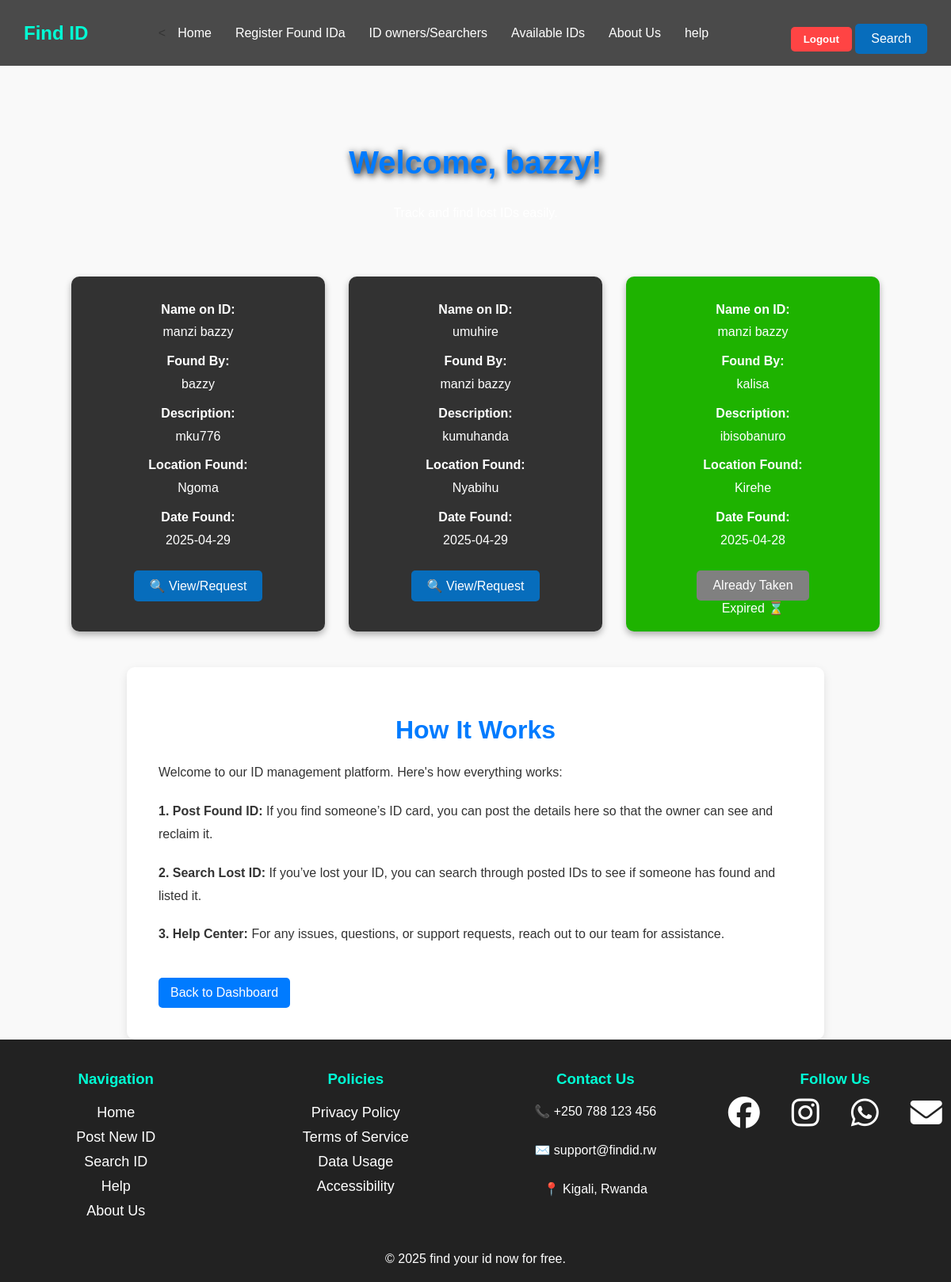
Page /dash.php (signed in) on the committed database.
### tables this page shows
CREATE TABLE `found_ids` (
  `id` int(11) NOT NULL,
  `full_name` varchar(100) DEFAULT NULL,
  `id_number` varchar(50) DEFAULT NULL,
  `category` varchar(50) DEFAULT NULL,
  `image` varchar(255) DEFAULT NULL,
  `location_found` varchar(100) DEFAULT NULL,
  `date_found` date DEFAULT NULL,
  `posted_by` varchar(100) DEFAULT NULL,
  `created_at` timestamp NOT NULL DEFAULT current_timestamp(),
  `phone_number` int(255) NOT NULL,
  `description` varchar(255) NOT NULL,
  `is_taken` tinyint(1) DEFAULT 0,
  `taken_at` timestamp NOT NULL DEFAULT current_timestamp()
);

### dash.php (the view, shortened to what this page needs)
<?php
$conn = new mysqli("localhost", "root", "", "find_id");
$sql = "SELECT * FROM found_ids ORDER BY id DESC";
$result = $conn->query($sql);
?>
<!DOCTYPE html>
<html lang="en">
<head>
</head>
<body>
<div class="background-slideshow">
</div>
<nav>
    <div class="logo">Find ID</div>
    <ul>
        < <li><a href="dashboard.php">Home</a></li>
        <li><a href="post_found_id.php">Register Found IDa</a></li>
        <li><a href="seeki_records.php">ID owners/Searchers</a></li>
        <li><a href="dash.php">Available IDs</a></li>
        <li><a href="#">About Us</a></li>
        <li><a href="#">help</a></li>
    </ul>
    <form action="logout.php" method="POST">
        <button class="logout-btn" type="submit">Logout</button>
        <a href="search_id.php" class="card-button">Search</a>
    </form>
</nav>
<div class="welcome-section">
    <h1>Welcome, <?php echo htmlspecialchars($_SESSION['user_name']); ?>!</h1>
    <p>Track and find lost IDs easily.</p>
</div>
<div class="dashboard-icons">
    <?php if ($result->num_rows > 0): ?>
        <?php while ($row = $result->fetch_assoc()): ?>
            <?php $is_taken = $row['is_taken']; ?>
            <div class="card <?= $is_taken ? 'taken-card' : '' ?>" id="card-<?= $row['id'] ?>">
                <p><strong>Name on ID:</strong><br><?= htmlspecialchars($row['full_name']) ?></p>
                <p><strong>Found By:</strong><br><?= htmlspecialchars($row['posted_by']) ?></p>
                <p><strong>Description:</strong><br><?= htmlspecialchars($row['description']) ?></p>
                <?php if (!empty($row['location_found'])): ?>
                    <p><strong>Location Found:</strong><br><?= htmlspecialchars($row['location_found']) ?></p>
                <?php endif; ?>
                <?php if (!empty($row['date_found'])): ?>
                    <p><strong>Date Found:</strong><br><?= htmlspecialchars($row['date_found']) ?></p>
                <?php endif; ?>
                <?php if ($is_taken): ?>
                    <button class="card-button disabled">Already Taken</button>
                    <div id="countdown-<?= $row['id'] ?>"></div>
                <?php else: ?>
                    <a href="verfy.php?id=<?= htmlspecialchars($row['id']) ?>" class="card-button">🔍 View/Request</a>
                <?php endif; ?>
            </div>
        <?php endwhile; ?>
    <?php else: ?>
        <p style="text-align:center; color:white;">❗ No ID posts yet.</p>
    <?php endif; ?>
</div>
<?php include 'find/index.php'; ?>
<?php include 'footer.php'; ?>
</body>
</html>

### dash.php (style rules this page uses)
body { margin: 0; font-family: 'Segoe UI', sans-serif; height: 100vh; overflow-x: hidden; background-color: #f0f2f5; }
.background-slideshow { position: fixed; top: 0; left: 0; width: 100%; height: 100%; z-index: -1; }
nav { background-color: rgba(0, 0, 0, 0.7); padding: 15px 30px; display: flex; justify-content: space-between; align-items: center; }
nav .logo { font-size: 24px; font-weight: bold; color: #00ffd5; }
nav ul { list-style-type: none; display: flex; margin: 0; padding: 0; }
nav ul li { margin: 0 15px; }
nav ul li a { text-decoration: none; color: white; font-weight: 500; transition: color 0.3s; }
.logout-btn { background-color: #ff4444; border: none; color: white; padding: 8px 16px; border-radius: 5px; font-weight: bold; cursor: pointer; }
.card-button { margin-top: 15px; background-color: rgb(7, 109, 188); border: none; color: white; padding: 10px 20px; border-radius: 5px; font-size: 16px; cursor: pointer; transition: background-color 0.3s; display: inline-block; text-decoration: none; }
.welcome-section { text-align: center; margin-top: 100px; color: white; }
.welcome-section h1 { font-size: 40px; text-shadow: 2px 2px 10px black; }
.dashboard-icons { display: flex; flex-wrap: wrap; justify-content: center; padding: 30px; }
.dashboard-icons .card { background-color: rgba(0, 0, 0, 0.8); margin: 15px; padding: 20px; border-radius: 10px; width: 280px; text-align: center; color: white; transition: transform 0.3s; box-shadow: 0 4px 8px rgba(0,0,0,0.3); position: relative; }
.dashboard-icons .card p { margin: 8px 0; font-size: 16px; }
.taken-card { background-color:rgb(30, 179, 0) !important; }
.card-button.disabled { background-color: grey; cursor: not-allowed; pointer-events: none; }

### find/index.php (style rules this page uses)
body { font-family: Arial, sans-serif; background: #f9f9f9; padding: 40px; color: #333; }
h1 { text-align: center; color: #007BFF; }
p { line-height: 1.8; font-size: 16px; margin-bottom: 20px; }

### footer.php (style rules this page uses)
body { font-family: Arial, sans-serif; margin: 0; padding: 0; }

### rows in the picture
found_ids: full_name "manzi bazzy", posted_by "bazzy", description "mku776", location_found "Ngoma", date_found "2025-04-29"
found_ids: full_name "umuhire", posted_by "manzi bazzy", description "kumuhanda", location_found "Nyabihu", date_found "2025-04-29"
found_ids: full_name "manzi bazzy", posted_by "kalisa", description "ibisobanuro", location_found "Kirehe", date_found "2025-04-28"

### other values in the picture
$_SESSION['user_name'] "bazzy"
